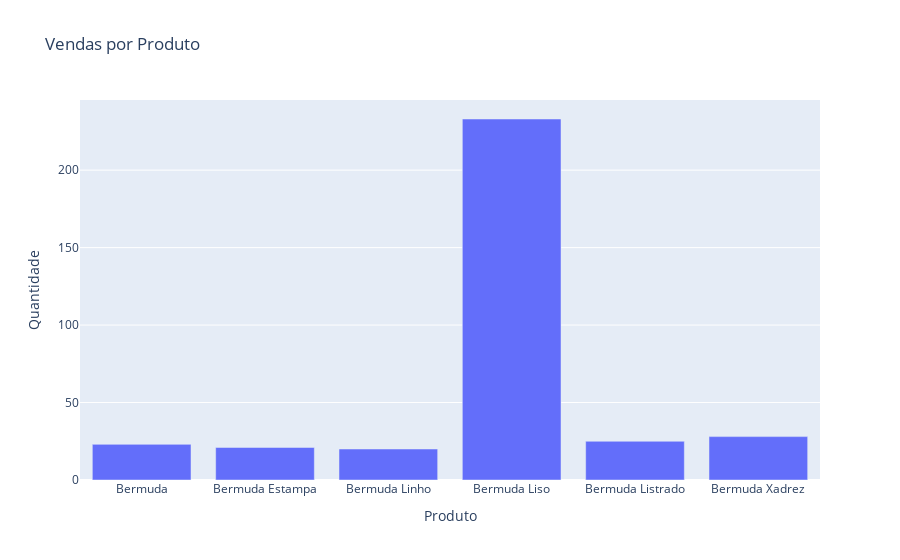

Here is the notebook cell this chart was saved with:
### Code cell
grafico = px.bar(vendas_por_produto, x=vendas_por_produto.index, y='Quantidade', title='Vendas por Produto')
grafico.show()

### Figure 1 — Plotly figure (JSON) as saved in the notebook; plotly's stock layout.template omitted (floating-point values rounded to 4 significant figures)
{"data": [{"alignmentgroup": "True", "hovertemplate": "Produto=%{x}<br>Quantidade=%{y}<extra></extra>", "legendgroup": "", "marker": {"color": "#636efa", "pattern": {"shape": ""}}, "name": "", "offsetgroup": "", "orientation": "v", "showlegend": false, "textposition": "auto", "type": "bar", "x": ["Bermuda", "Bermuda Estampa", "Bermuda Linho", "Bermuda Liso", "Bermuda Listrado", "Bermuda Xadrez"], "xaxis": "x", "y": [23, 21, 20, 233, 25, 28], "yaxis": "y"}], "layout": {"barmode": "relative", "legend": {"tracegroupgap": 0}, "title": {"text": "Vendas por Produto"}, "xaxis": {"anchor": "y", "domain": [0, 1], "title": {"text": "Produto"}}, "yaxis": {"anchor": "x", "domain": [0, 1], "title": {"text": "Quantidade"}}}}
